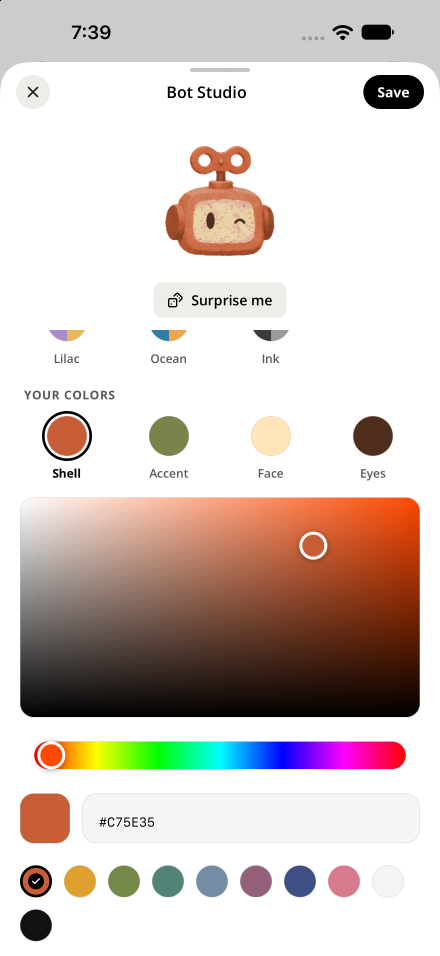
#> input picture mobile/docs/screens/bot-studio-colors.png, 440 x 956 px
$ python -i compose.py   (imports and definitions only)
#> lines starting #> are read from the running program, lines starting #| are printed output that depends on the picture
#!/usr/bin/env python3
"""App Store screenshot compositor for Botkins (iPhone 6.9", 1320x2868).

Reads approved captures from docs/screens (never writes there) and the design kit,
and writes flattened RGB PNGs to store/screenshots plus store/contact-sheet.png.

    python3 store/compose.py            # every panel
    python3 store/compose.py 1 3        # only panels 1 and 3
"""
from __future__ import annotations

import sys
from pathlib import Path

from PIL import Image, ImageDraw, ImageFilter, ImageFont

ROOT = Path(__file__).resolve().parent.parent
SCREENS = ROOT / "docs/screens"
KIT = ROOT / "design/botkins-kit"
CHARS = ROOT / "assets/botkins"
OUT = ROOT / "store/screenshots"
W, H = 1320, 2868
SS = 4  # supersampling for masks

SERIF = KIT / "fonts/DejaVuSerif-Bold.ttf"
SANS = KIT / "fonts/OpenSans-Regular.ttf"

# Kit colors (theme/tokens.json), plus the clay action family.
OAT = "#FBF1DE"
CREAM = "#FFF8EA"
ESPRESSO = "#42291F"
MUTED = "#705746"
CLAY = "#A83519"
HONEY = "#E8A945"
FERN = "#70834B"
TIDE = "#548376"
ROSE = "#BB6776"
NIGHT = "#251E1A"
NIGHT_SURFACE = "#332820"
NIGHT_INK = "#FFF0D6"
NIGHT_MUTED = "#D3BDA3"
NIGHT_ACTION = "#EF9E78"
BEZEL = "#16110F"

# The demo bots and the Botkin each one wears in the captures.
BOT = {
    "mira": "tinker-terracotta",
    "patch": "pip-original",
    "scout": "posy-original",
    "quill": "pearl-original",
    "tally": "wicket-original",
}


# ---------- primitives ----------

def font(path: Path, size: int) -> ImageFont.FreeTypeFont:
    return ImageFont.truetype(str(path), size)


# [5 lines left out: function rounded_mask, not called in this run]


def capture(name: str) -> Image.Image:
    return Image.open(SCREENS / name).convert("RGBA")


def character(name: str, size: int) -> Image.Image:
    im = Image.open(CHARS / f"{BOT.get(name, name)}.webp").convert("RGBA")
    return im.resize((size, size), Image.LANCZOS)


# [25 lines left out: functions shadow_under, place, not called in this run]


def _paste_clip(canvas: Image.Image, layer: Image.Image, x: int, y: int):
    # paste() clips at the canvas edge (alpha_composite refuses); the RGB result is the same blend.
    canvas.paste(layer, (x, y), layer)


# [88 lines left out: functions device, card, over_phone, blob, headline, not called in this run]


def canvas(color: str) -> Image.Image:
    return Image.new("RGBA", (W, H), color)


def grain(im: Image.Image, amount: int = 6) -> Image.Image:
    """The kit's paper texture, very faint, so flat fields feel like oat paper."""
    noise = Image.effect_noise((W, H), 40).convert("L").point(lambda v: 128 + (v - 128) * amount // 40)
    n = Image.merge("RGBA", (noise, noise, noise, Image.new("L", (W, H), 14)))
    im.alpha_composite(n)
    return im


# ---------- panels ----------

# [160 lines left out: functions p1_hero, p2_chat, p3_models, p4_work, p5_request, p6_market and 2 more, not called in this run]


PANELS = [
    ("01-your-team", p1_hero),
    ("02-chat", p2_chat),
    ("03-models", p3_models),
    ("04-routines", p4_work),
    ("05-ask-first", p5_request),
    ("06-connect-apps", p6_market),
    ("07-needs-you", p7_island),
    ("08-screen", p8_screen),
]


# [21 lines left out: functions contact_sheet, main, not called in this run]


# [2 lines not run here, left out]

>>> import cv2
>>> picture = cv2.imread('../docs/screens/bot-studio-colors.png', cv2.IMREAD_GRAYSCALE)
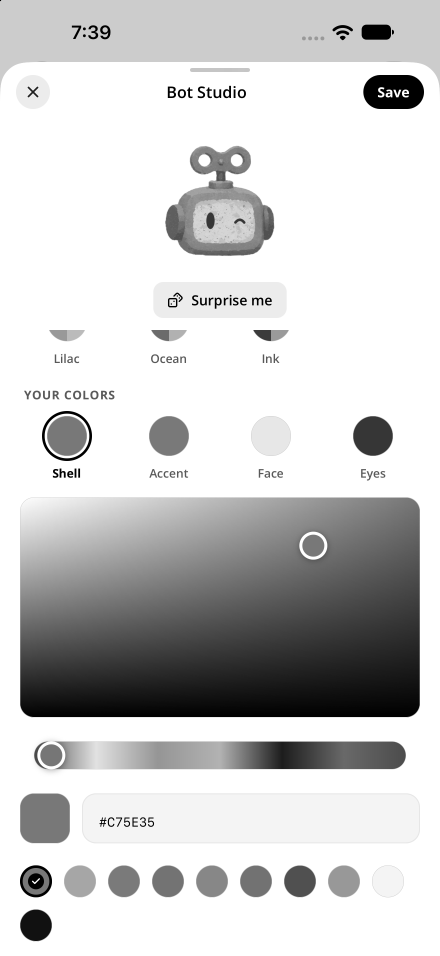
#> picture: shape (956, 440); min 0, max 255, mean 204.8
>>> result = grain(picture)
#> in grain, `noise = Image.effect_noise((W, H), 40).convert("L").point(lambda v: 12..`:
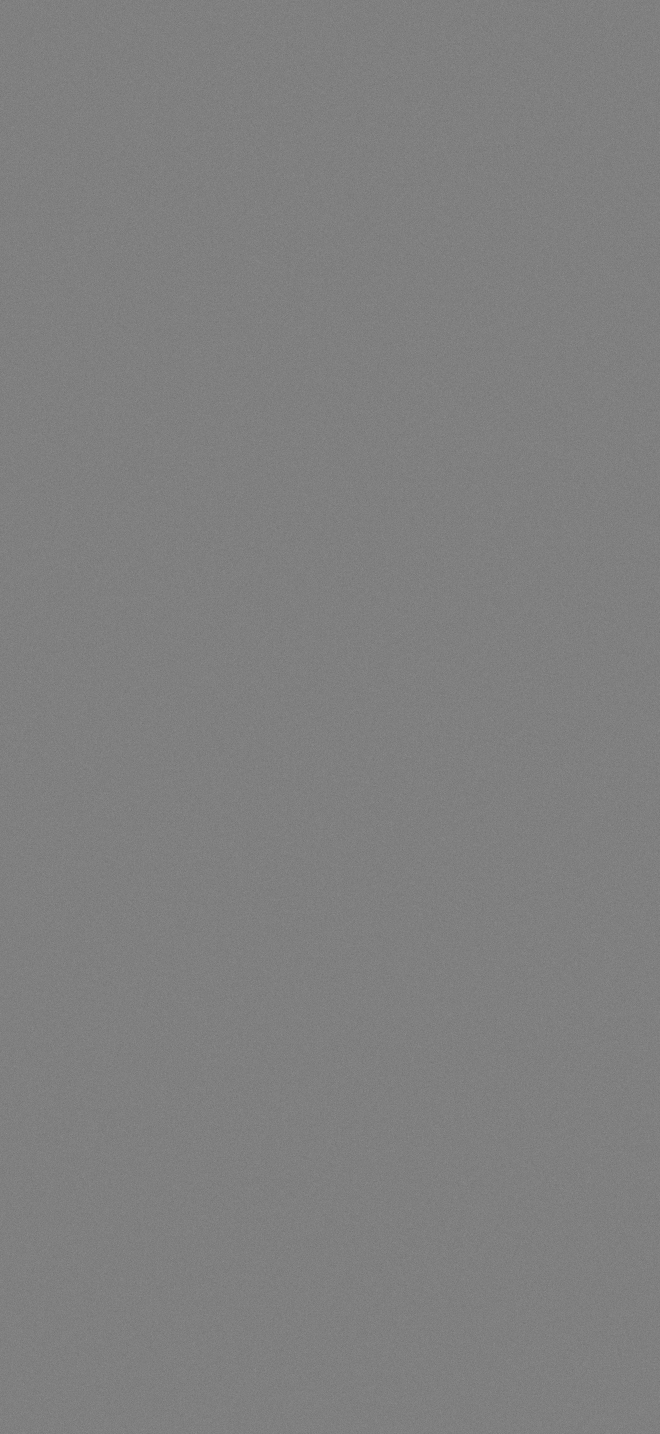
#> noise: PIL image 1320x2868 L (shown at 1/2 size); min 108, max 147, mean 127.5
#> (the run stopped early here; a loop or call above may not have finished)
